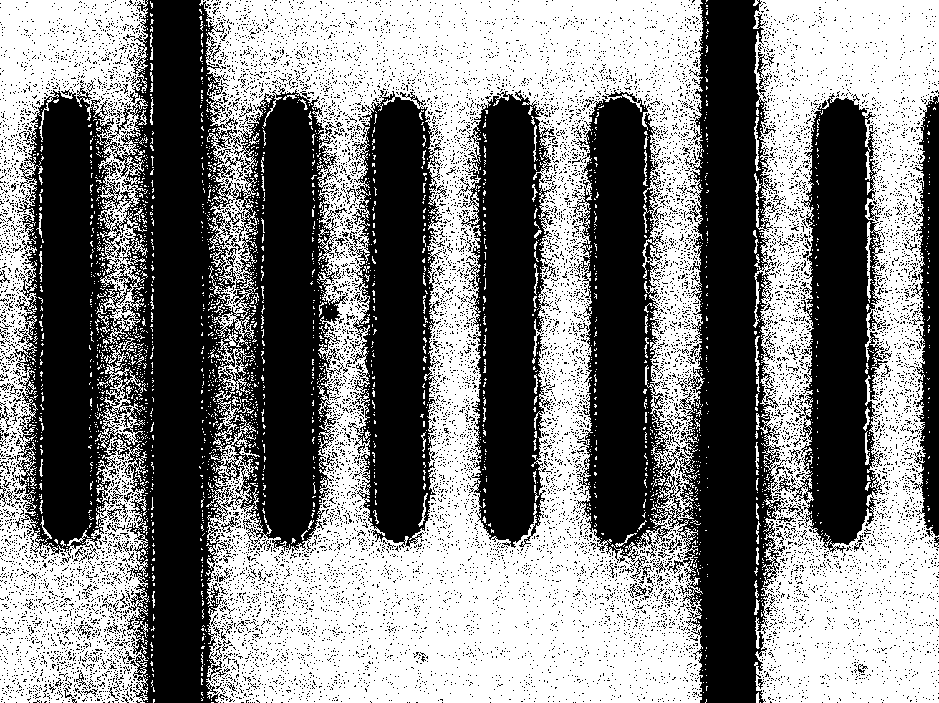
#> input picture BME403/data/Graticule100x.tif, 939 x 703 px, shrunk from 1311 x 982 before the run
$ jupyter execute 04_sizing_ecoli.ipynb
#> lines starting #> are read from the running program, lines starting #| are printed output that depends on the picture
# **Jupyter Notebook: Estimating *E. coli* Volume and Molecular Counts**

## **Objective**
In this exercise, we will:
1. Use Napari to visualize microscope images of *E. coli* and a graticule to calculate the scale.
2. Measure the dimensions of an *E. coli* cell and estimate its volume.
3. Calculate the number of molecules present in the cell at a given concentration (e.g., 1 nM).

---

## **Setup**
### **Install Required Libraries**
Before running this notebook, ensure the following libraries are installed:
```bash
pip install napari jupyterlab matplotlib numpy scipy scikit-image
```

### **Files Needed**
- `Ecoli100x.tif`: Microscope image of *E. coli* cells.
- `Graticule100x.tif`: Graticule image used to calibrate the scale.

[cell 1]
# QED to display the images inline to verify that the graticule and E. coli images are the proper scale.
import tifffile as tiff
import numpy as np
import matplotlib.pyplot as plt

# Load images
img1 = tiff.imread('data/Graticule100x.tif')  # Graticule
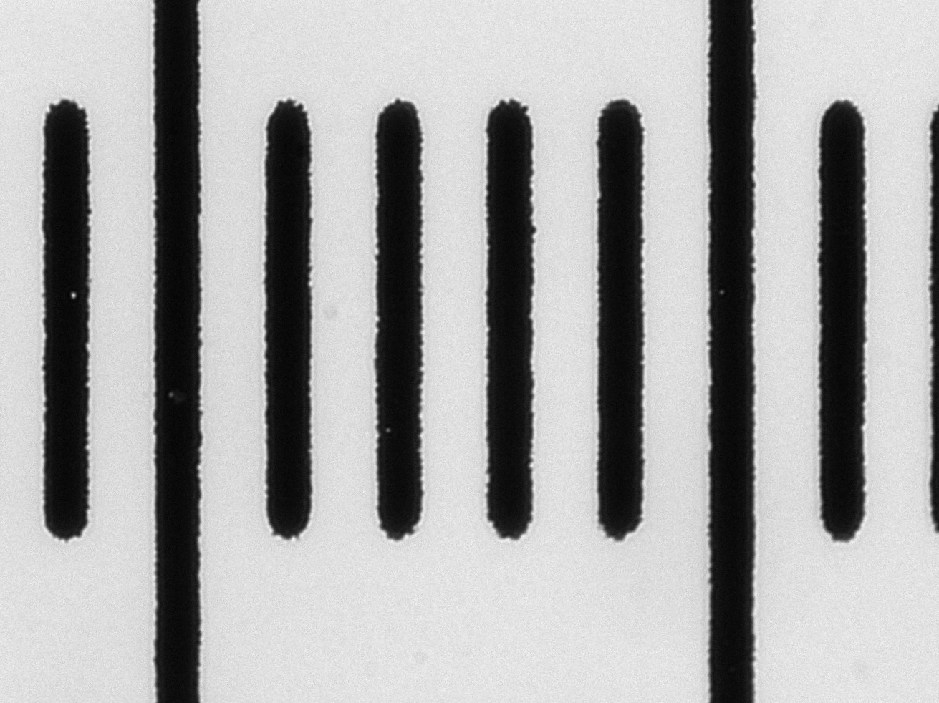
#> img1: shape (703, 939) uint16; min 256, max 555, mean 451.6; drawn with min black and max white
img2 = tiff.imread('data/Ecoli100x.tif') # E coli
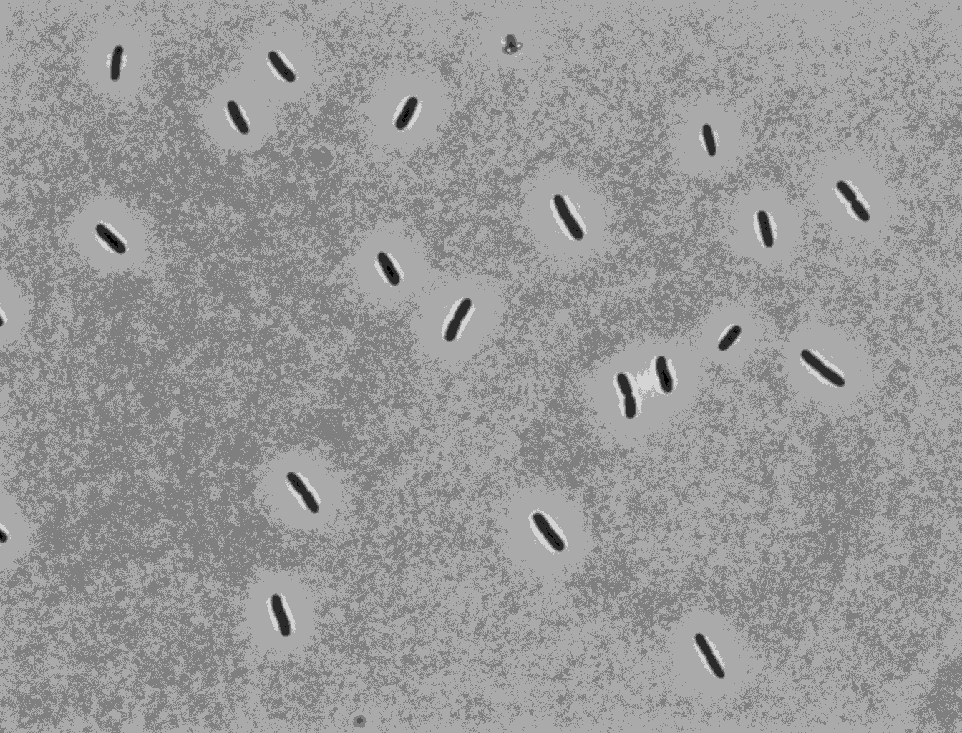
#> input picture BME403/data/Ecoli100x.tif, 962 x 733 px, shrunk from 1344 x 1024 before the run
#> img2 is the input picture: shape (733, 962) uint16; min 472, max 1800, mean 1288.6

# Identify the larger and smaller image
if img1.shape > img2.shape:
    large_img, small_img = img1, img2
else:
    large_img, small_img = img2, img1

# Compute cropping coordinates
large_h, large_w = large_img.shape[:2]
#> large_h = 733; large_w = 962
small_h, small_w = small_img.shape[:2]
#> small_h = 703; small_w = 939

crop_h_start = (large_h - small_h) // 2
#> crop_h_start = 15
crop_w_start = (large_w - small_w) // 2
#> crop_w_start = 11

cropped_large_img = large_img[crop_h_start:crop_h_start + small_h, crop_w_start:crop_w_start + small_w]
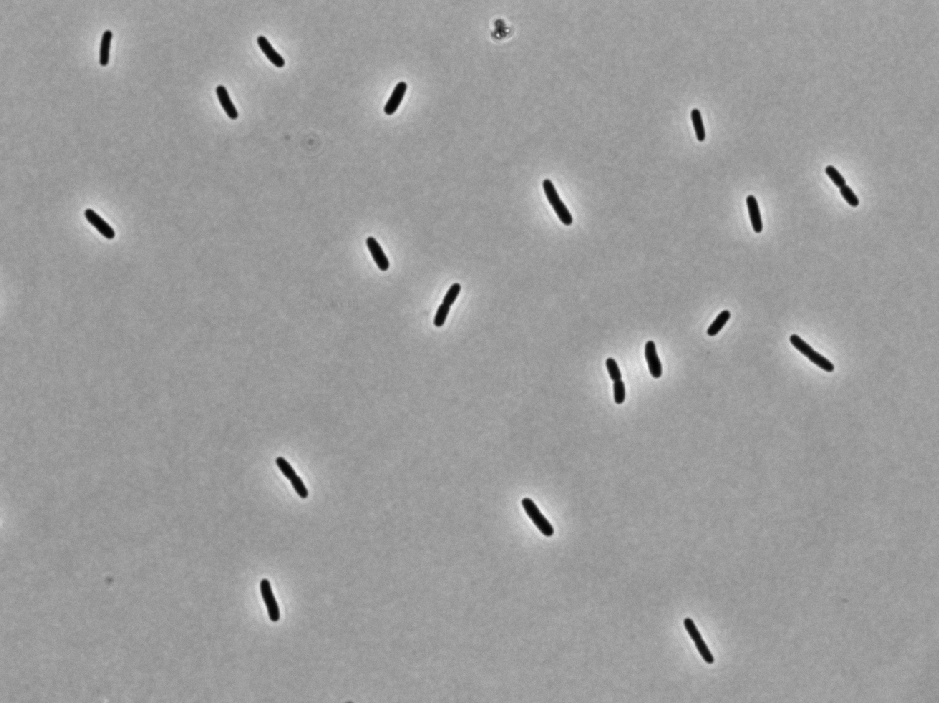
#> cropped_large_img: shape (703, 939) uint16; min 472, max 1800, mean 1287.7; drawn with min black and max white

# Blend images with transparency
alpha = 0.5  # Adjust opacity
overlay = (1 - alpha) * cropped_large_img + alpha * small_img
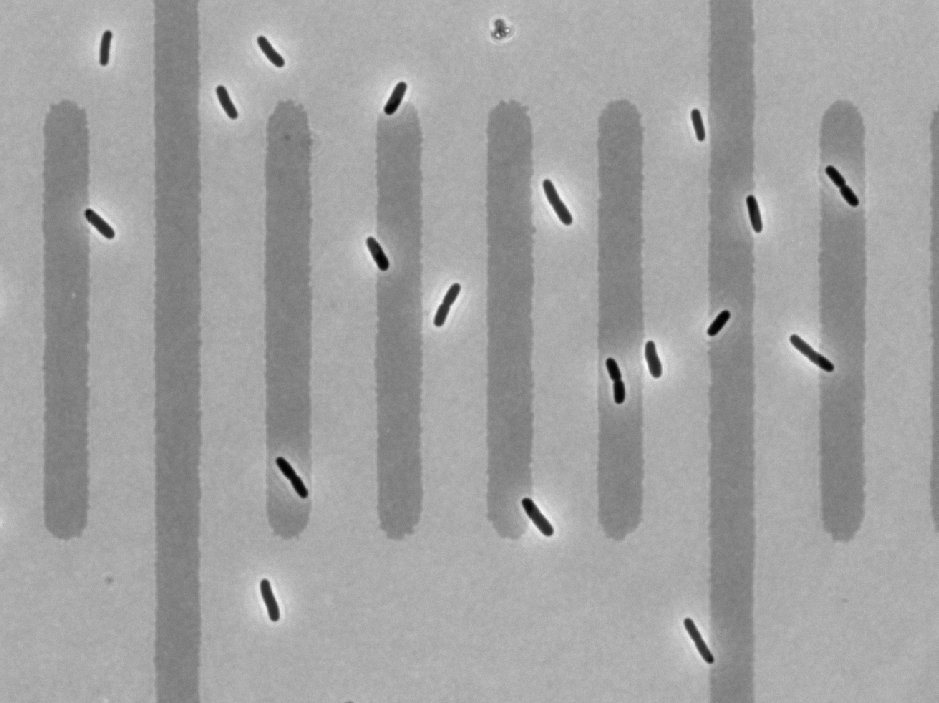
#> overlay: shape (703, 939) float64; min 383.5, max 1150, mean 869.6; drawn with min black and max white

# Display the result
plt.figure(figsize=(6,6))
plt.imshow(overlay, cmap="gray")
plt.axis("off")
plt.show()
